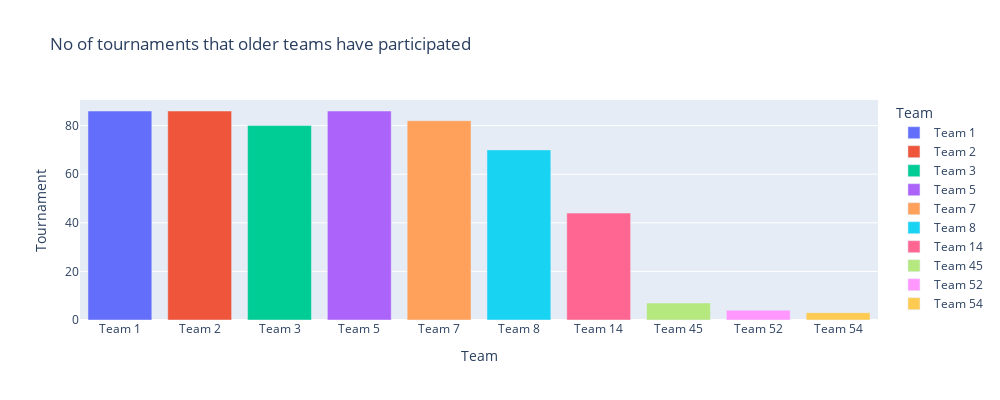

Source (notebook cell):
### Code cell
px.bar(x='Team',y = 'Tournament',data_frame = Oldestteam,color='Team',
       title='No of tournaments that older teams have participated',height=400,width=1000)

### Figure 1 — Plotly figure (JSON) as saved in the notebook; plotly's stock layout.template omitted (floating-point values rounded to 4 significant figures)
{"data": [{"alignmentgroup": "True", "hovertemplate": "Team=%{x}<br>Tournament=%{y}<extra></extra>", "legendgroup": "Team 1", "marker": {"color": "#636efa"}, "name": "Team 1", "offsetgroup": "Team 1", "orientation": "v", "showlegend": true, "textposition": "auto", "type": "bar", "x": ["Team 1"], "xaxis": "x", "y": [86], "yaxis": "y"}, {"alignmentgroup": "True", "hovertemplate": "Team=%{x}<br>Tournament=%{y}<extra></extra>", "legendgroup": "Team 2", "marker": {"color": "#EF553B"}, "name": "Team 2", "offsetgroup": "Team 2", "orientation": "v", "showlegend": true, "textposition": "auto", "type": "bar", "x": ["Team 2"], "xaxis": "x", "y": [86], "yaxis": "y"}, {"alignmentgroup": "True", "hovertemplate": "Team=%{x}<br>Tournament=%{y}<extra></extra>", "legendgroup": "Team 3", "marker": {"color": "#00cc96"}, "name": "Team 3", "offsetgroup": "Team 3", "orientation": "v", "showlegend": true, "textposition": "auto", "type": "bar", "x": ["Team 3"], "xaxis": "x", "y": [80], "yaxis": "y"}, {"alignmentgroup": "True", "hovertemplate": "Team=%{x}<br>Tournament=%{y}<extra></extra>", "legendgroup": "Team 5", "marker": {"color": "#ab63fa"}, "name": "Team 5", "offsetgroup": "Team 5", "orientation": "v", "showlegend": true, "textposition": "auto", "type": "bar", "x": ["Team 5"], "xaxis": "x", "y": [86], "yaxis": "y"}, {"alignmentgroup": "True", "hovertemplate": "Team=%{x}<br>Tournament=%{y}<extra></extra>", "legendgroup": "Team 7", "marker": {"color": "#FFA15A"}, "name": "Team 7", "offsetgroup": "Team 7", "orientation": "v", "showlegend": true, "textposition": "auto", "type": "bar", "x": ["Team 7"], "xaxis": "x", "y": [82], "yaxis": "y"}, {"alignmentgroup": "True", "hovertemplate": "Team=%{x}<br>Tournament=%{y}<extra></extra>", "legendgroup": "Team 8", "marker": {"color": "#19d3f3"}, "name": "Team 8", "offsetgroup": "Team 8", "orientation": "v", "showlegend": true, "textposition": "auto", "type": "bar", "x": ["Team 8"], "xaxis": "x", "y": [70], "yaxis": "y"}, {"alignmentgroup": "True", "hovertemplate": "Team=%{x}<br>Tournament=%{y}<extra></extra>", "legendgroup": "Team 14", "marker": {"color": "#FF6692"}, "name": "Team 14", "offsetgroup": "Team 14", "orientation": "v", "showlegend": true, "textposition": "auto", "type": "bar", "x": ["Team 14"], "xaxis": "x", "y": [44], "yaxis": "y"}, {"alignmentgroup": "True", "hovertemplate": "Team=%{x}<br>Tournament=%{y}<extra></extra>", "legendgroup": "Team 45", "marker": {"color": "#B6E880"}, "name": "Team 45", "offsetgroup": "Team 45", "orientation": "v", "showlegend": true, "textposition": "auto", "type": "bar", "x": ["Team 45"], "xaxis": "x", "y": [7], "yaxis": "y"}, {"alignmentgroup": "True", "hovertemplate": "Team=%{x}<br>Tournament=%{y}<extra></extra>", "legendgroup": "Team 52", "marker": {"color": "#FF97FF"}, "name": "Team 52", "offsetgroup": "Team 52", "orientation": "v", "showlegend": true, "textposition": "auto", "type": "bar", "x": ["Team 52"], "xaxis": "x", "y": [4], "yaxis": "y"}, {"alignmentgroup": "True", "hovertemplate": "Team=%{x}<br>Tournament=%{y}<extra></extra>", "legendgroup": "Team 54", "marker": {"color": "#FECB52"}, "name": "Team 54", "offsetgroup": "Team 54", "orientation": "v", "showlegend": true, "textposition": "auto", "type": "bar", "x": ["Team 54"], "xaxis": "x", "y": [3], "yaxis": "y"}], "layout": {"barmode": "relative", "height": 400, "legend": {"title": {"text": "Team"}, "tracegroupgap": 0}, "title": {"text": "No of tournaments that older teams have participated"}, "width": 1000, "xaxis": {"anchor": "y", "categoryarray": ["Team 1", "Team 2", "Team 3", "Team 5", "Team 7", "Team 8", "Team 14", "Team 45", "Team 52", "Team 54"], "categoryorder": "array", "domain": [0, 1], "title": {"text": "Team"}}, "yaxis": {"anchor": "x", "domain": [0, 1], "title": {"text": "Tournament"}}}}
